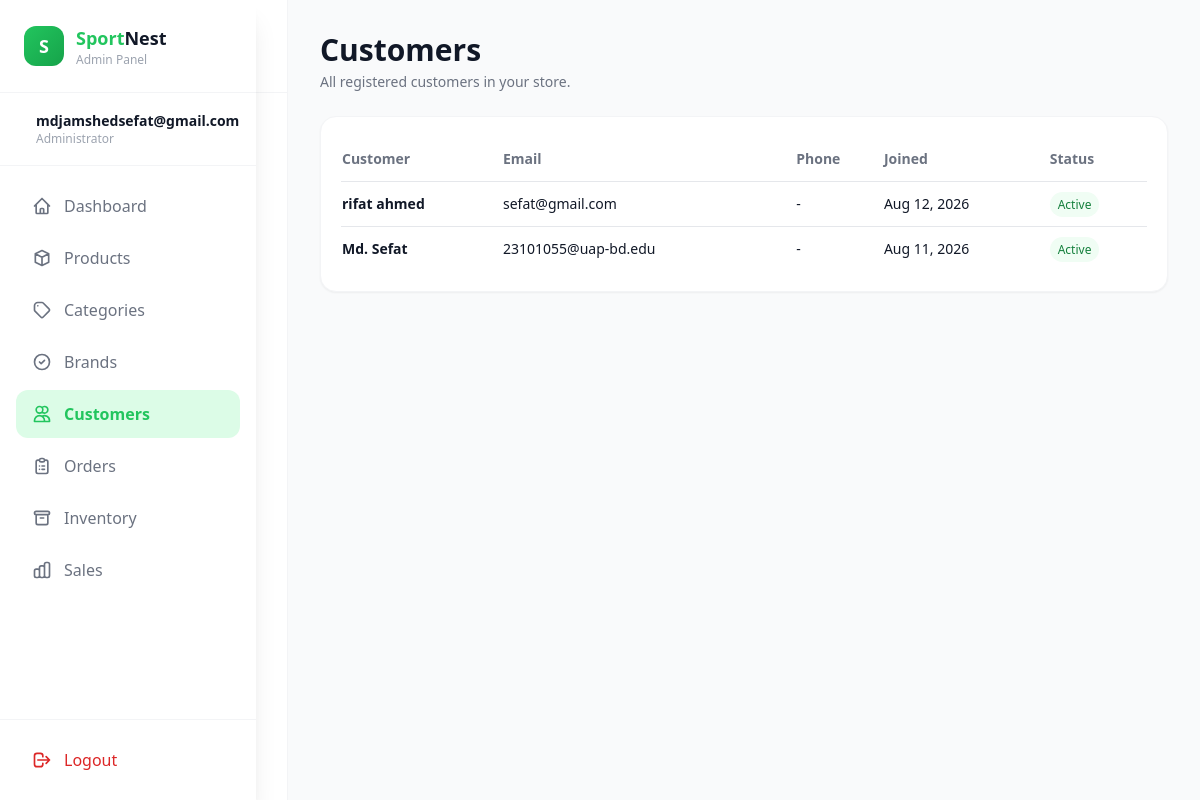
Page /admin-panel/customers/ (signed in) on the earlier database version.
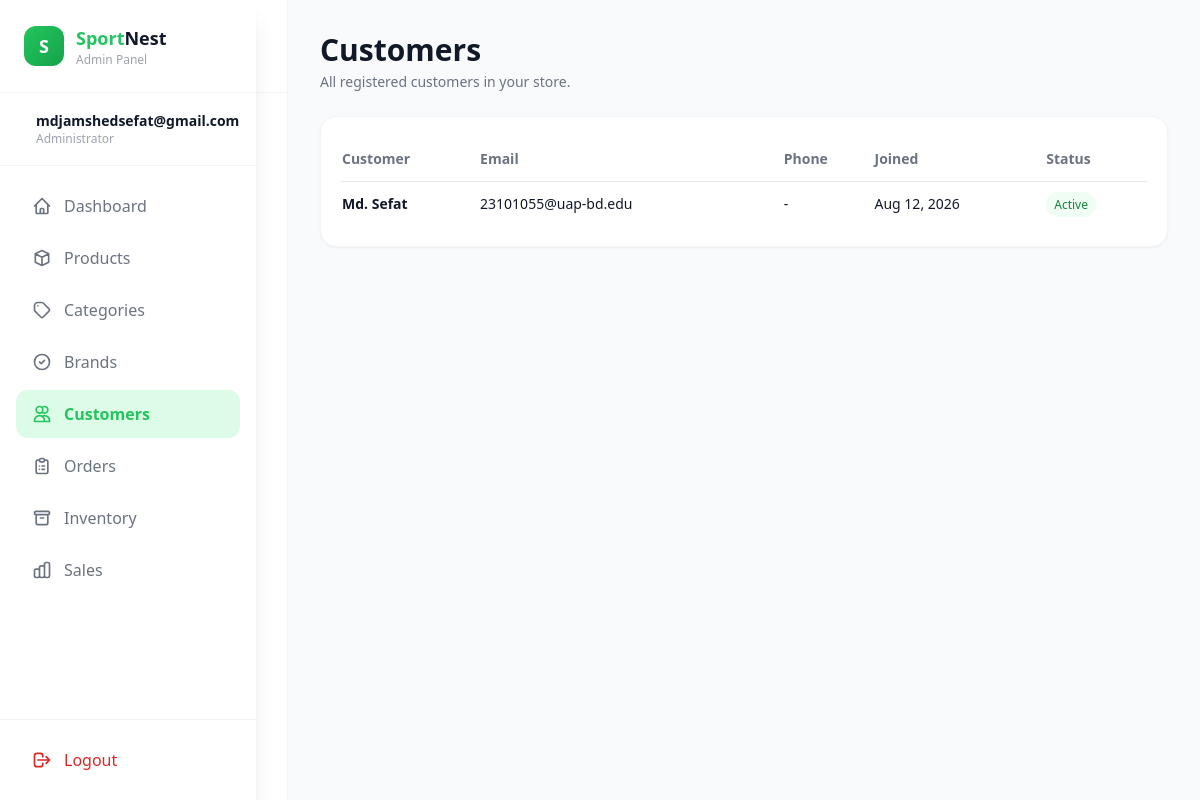
Same page on the later database version.
### accounts/models.py (models this page shows, shortened)
class User(AbstractUser):
    email = models.EmailField('email address', unique=True)
    phone = models.CharField(max_length=20, blank=True)
    avatar = models.ImageField(upload_to='avatars/', blank=True, null=True)
    address = models.TextField(blank=True)
    city = models.CharField(max_length=100, blank=True)
    postal_code = models.CharField(max_length=20, blank=True)
    newsletter = models.BooleanField(default=False)
    created_at = models.DateTimeField(auto_now_add=True)
    updated_at = models.DateTimeField(auto_now=True)
    USERNAME_FIELD = 'email'
    REQUIRED_FIELDS = ['username', 'first_name', 'last_name']
    class Meta:
        db_table = 'users'
        verbose_name = 'User'
        verbose_name_plural = 'Users'
    def get_full_name(self):
        if self.first_name and self.last_name:
            return f"{self.first_name} {self.last_name}"
        return self.email

### admin_panel/views.py (the view)
# urls.py: path('customers/', views.customers_view, name='customers'),
@staff_required
def customers_view(request):
    customers = User.objects.filter(is_staff=False).order_by('-date_joined')
    return render(request, 'admin_panel/customers.html', {'customers': customers})

### admin_panel/views.py (called while the page is built)
def staff_required(view_func):
    decorated_view = user_passes_test(
        lambda u: u.is_authenticated and u.is_staff,
        login_url='admin_panel:login'
    )
    return decorated_view(view_func)

### cart/context_processors.py (called while the page is built, shortened)
def cart_context(request):
    cart_count = 0
    cart_total = 0
    if request.user.is_authenticated:
        try:
            cart = Cart.objects.get(user=request.user)
            cart_count = cart.total_items
            cart_total = cart.total
        except Cart.DoesNotExist:
            pass
    return {
        'cart_count': cart_count,
        'cart_total': cart_total,
    }

### cart/models.py (called while the page is built)
    @property
    def total_items(self):
        return self.items.aggregate(total=models.Sum('quantity'))['total'] or 0

    @property
    def subtotal(self):
        return sum(item.total_price for item in self.items.all())

    @property
    def discount(self):
        if self.coupon and self.coupon.is_valid() and self.subtotal >= self.coupon.minimum_purchase:
            return self.coupon.discount_amount
        return 0

    @property
    def total(self):
        return max(self.subtotal - self.discount, 0)

    @property
    def total_price(self):
        return self.product.price * self.quantity

### admin_panel/templates/admin_panel/customers.html (shortened to what this page needs)
{% extends 'admin_panel/admin_base.html' %}
{% block page_title %}Customers{% endblock %}
{% block page_subtitle %}All registered customers in your store.{% endblock %}
{% block content %}
<div class="bg-white rounded-2xl border border-gray-100 shadow-sm p-5">
  <div class="overflow-x-auto">
    <table class="w-full text-sm">
      <thead>
        <tr class="text-left text-gray-500 border-b">
          <th class="py-3">Customer</th>
          <th class="py-3">Email</th>
          <th class="py-3">Phone</th>
          <th class="py-3">Joined</th>
          <th class="py-3">Status</th>
        </tr>
      </thead>
      <tbody>
        {% for customer in customers %}
        <tr class="border-b last:border-0 hover:bg-gray-50">
          <td class="py-3 font-semibold">{{ customer.get_full_name|default:"N/A" }}</td>
          <td class="py-3">{{ customer.email }}</td>
          <td class="py-3">{{ customer.phone|default:"-" }}</td>
          <td class="py-3">{{ customer.date_joined|date:"M d, Y" }}</td>
          <td class="py-3">
            {% if customer.is_active %}
              <span class="px-2 py-1 rounded-full text-xs bg-green-50 text-green-700">Active</span>
            {% else %}
              <span class="px-2 py-1 rounded-full text-xs bg-red-50 text-red-700">Inactive</span>
            {% endif %}
          </td>
        </tr>
        {% empty %}
        <tr><td colspan="5" class="py-10 text-center text-gray-400">No customers found.</td></tr>
        {% endfor %}
      </tbody>
    </table>
  </div>
</div>
{% endblock %}

Differences in the rows shown:
removed User: get_full_name "rifat ahmed", email "sefat@gmail.com", phone "-", date_joined "Aug 12, 2026", is_active "Active"
changed User "Md. Sefat": date_joined "Aug 11, 2026" → "Aug 12, 2026"
